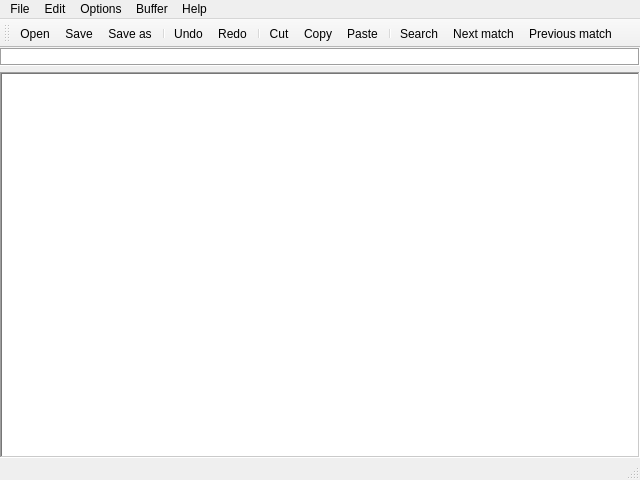
<?xml version="1.0" encoding="UTF-8"?>
<ui version="4.0">
 <class>MainWindow</class>
 <widget class="QMainWindow" name="MainWindow">
  <property name="geometry">
   <rect>
    <x>0</x>
    <y>0</y>
    <width>640</width>
    <height>480</height>
   </rect>
  </property>
  <property name="sizePolicy">
   <sizepolicy hsizetype="Preferred" vsizetype="Preferred">
    <horstretch>0</horstretch>
    <verstretch>0</verstretch>
   </sizepolicy>
  </property>
  <property name="minimumSize">
   <size>
    <width>80</width>
    <height>25</height>
   </size>
  </property>
  <property name="windowTitle">
   <string>kakoune-qt</string>
  </property>
  <property name="windowIcon">
   <iconset resource="../resources.qrc">
    <normaloff>:/images/resources/images/kakoune_logo_32.png</normaloff>:/images/resources/images/kakoune_logo_32.png</iconset>
  </property>
  <property name="autoFillBackground">
   <bool>false</bool>
  </property>
  <widget class="QWidget" name="centralWidget">
   <layout class="QGridLayout" name="gridLayout">
    <property name="leftMargin">
     <number>0</number>
    </property>
    <property name="topMargin">
     <number>0</number>
    </property>
    <property name="rightMargin">
     <number>0</number>
    </property>
    <property name="bottomMargin">
     <number>0</number>
    </property>
    <item row="1" column="0">
     <widget class="QTextEdit" name="textEdit">
      <property name="frameShape">
       <enum>QFrame::WinPanel</enum>
      </property>
      <property name="verticalScrollBarPolicy">
       <enum>Qt::ScrollBarAlwaysOff</enum>
      </property>
      <property name="horizontalScrollBarPolicy">
       <enum>Qt::ScrollBarAsNeeded</enum>
      </property>
      <property name="tabChangesFocus">
       <bool>false</bool>
      </property>
      <property name="readOnly">
       <bool>true</bool>
      </property>
      <property name="acceptRichText">
       <bool>false</bool>
      </property>
     </widget>
    </item>
    <item row="0" column="0">
     <widget class="QTextEdit" name="lineEdit">
      <property name="enabled">
       <bool>true</bool>
      </property>
      <property name="sizePolicy">
       <sizepolicy hsizetype="Expanding" vsizetype="Fixed">
        <horstretch>0</horstretch>
        <verstretch>0</verstretch>
       </sizepolicy>
      </property>
      <property name="maximumSize">
       <size>
        <width>16777215</width>
        <height>18</height>
       </size>
      </property>
      <property name="frameShape">
       <enum>QFrame::Box</enum>
      </property>
      <property name="frameShadow">
       <enum>QFrame::Sunken</enum>
      </property>
      <property name="verticalScrollBarPolicy">
       <enum>Qt::ScrollBarAlwaysOff</enum>
      </property>
      <property name="horizontalScrollBarPolicy">
       <enum>Qt::ScrollBarAlwaysOff</enum>
      </property>
      <property name="lineWrapMode">
       <enum>QTextEdit::NoWrap</enum>
      </property>
      <property name="readOnly">
       <bool>true</bool>
      </property>
      <property name="acceptRichText">
       <bool>false</bool>
      </property>
      <property name="textInteractionFlags">
       <set>Qt::NoTextInteraction</set>
      </property>
     </widget>
    </item>
   </layout>
  </widget>
  <widget class="QMenuBar" name="menuBar">
   <property name="geometry">
    <rect>
     <x>0</x>
     <y>0</y>
     <width>640</width>
     <height>19</height>
    </rect>
   </property>
   <widget class="QMenu" name="menuFile">
    <property name="title">
     <string>File</string>
    </property>
    <addaction name="actionOpen"/>
    <addaction name="actionSave"/>
    <addaction name="actionSave_as"/>
    <addaction name="separator"/>
    <addaction name="actionQuit"/>
   </widget>
   <widget class="QMenu" name="menuOptions">
    <property name="title">
     <string>Options</string>
    </property>
    <widget class="QMenu" name="menuUI_options">
     <property name="title">
      <string>UI options</string>
     </property>
     <addaction name="actionStatus_bar_placement"/>
     <addaction name="actionAssistant"/>
    </widget>
    <addaction name="menuUI_options"/>
   </widget>
   <widget class="QMenu" name="menuBuffer">
    <property name="title">
     <string>Buffer</string>
    </property>
   </widget>
   <widget class="QMenu" name="menuHelp">
    <property name="title">
     <string>Help</string>
    </property>
    <widget class="QMenu" name="menuDocumentation">
     <property name="title">
      <string>Documentation</string>
     </property>
     <addaction name="actionCommands"/>
     <addaction name="actionExec_eval"/>
     <addaction name="actionExpansions"/>
     <addaction name="actionFaces"/>
     <addaction name="actionHighlighters"/>
     <addaction name="actionHooks"/>
     <addaction name="actionOptions"/>
     <addaction name="actionRegisters"/>
     <addaction name="actionShortcuts"/>
    </widget>
    <addaction name="menuDocumentation"/>
    <addaction name="actionAbout"/>
   </widget>
   <widget class="QMenu" name="menuEdit">
    <property name="title">
     <string>Edit</string>
    </property>
    <addaction name="actionUndo"/>
    <addaction name="actionRedo"/>
    <addaction name="separator"/>
    <addaction name="actionCut"/>
    <addaction name="actionCopy"/>
    <addaction name="actionPaste"/>
    <addaction name="separator"/>
    <addaction name="actionSearch"/>
    <addaction name="actionNext_match"/>
    <addaction name="actionPrevious_match"/>
   </widget>
   <addaction name="menuFile"/>
   <addaction name="menuEdit"/>
   <addaction name="menuOptions"/>
   <addaction name="menuBuffer"/>
   <addaction name="menuHelp"/>
  </widget>
  <widget class="QToolBar" name="mainToolBar">
   <property name="toolButtonStyle">
    <enum>Qt::ToolButtonTextUnderIcon</enum>
   </property>
   <property name="floatable">
    <bool>true</bool>
   </property>
   <attribute name="toolBarArea">
    <enum>TopToolBarArea</enum>
   </attribute>
   <attribute name="toolBarBreak">
    <bool>false</bool>
   </attribute>
   <addaction name="actionOpen"/>
   <addaction name="actionSave"/>
   <addaction name="actionSave_as"/>
   <addaction name="separator"/>
   <addaction name="actionUndo"/>
   <addaction name="actionRedo"/>
   <addaction name="separator"/>
   <addaction name="actionCut"/>
   <addaction name="actionCopy"/>
   <addaction name="actionPaste"/>
   <addaction name="separator"/>
   <addaction name="actionSearch"/>
   <addaction name="actionNext_match"/>
   <addaction name="actionPrevious_match"/>
  </widget>
  <widget class="QStatusBar" name="statusBar"/>
  <action name="actionQuit">
   <property name="icon">
    <iconset resource="../resources.qrc">
     <normaloff>:/tango_icons/tango-icon-theme-0.8.90/32x32/actions/system-shutdown.png</normaloff>:/tango_icons/tango-icon-theme-0.8.90/32x32/actions/system-shutdown.png</iconset>
   </property>
   <property name="text">
    <string>Quit</string>
   </property>
   <property name="shortcut">
    <string>Ctrl+Q</string>
   </property>
  </action>
  <action name="actionOpen">
   <property name="icon">
    <iconset resource="../resources.qrc">
     <normaloff>:/tango_icons/tango-icon-theme-0.8.90/32x32/actions/document-open.png</normaloff>:/tango_icons/tango-icon-theme-0.8.90/32x32/actions/document-open.png</iconset>
   </property>
   <property name="text">
    <string>Open</string>
   </property>
   <property name="shortcut">
    <string>Ctrl+O</string>
   </property>
  </action>
  <action name="actionStatus_bar_placement">
   <property name="text">
    <string>Status bar placement</string>
   </property>
  </action>
  <action name="actionAssistant">
   <property name="text">
    <string>Assistant</string>
   </property>
  </action>
  <action name="actionCommands">
   <property name="text">
    <string>Commands</string>
   </property>
  </action>
  <action name="actionExec_eval">
   <property name="text">
    <string>Exec / eval</string>
   </property>
  </action>
  <action name="actionExpansions">
   <property name="text">
    <string>Expansions</string>
   </property>
  </action>
  <action name="actionFaces">
   <property name="text">
    <string>Faces</string>
   </property>
  </action>
  <action name="actionHighlighters">
   <property name="text">
    <string>Highlighters</string>
   </property>
  </action>
  <action name="actionHooks">
   <property name="text">
    <string>Hooks</string>
   </property>
  </action>
  <action name="actionOptions">
   <property name="text">
    <string>Options</string>
   </property>
  </action>
  <action name="actionRegisters">
   <property name="text">
    <string>Registers</string>
   </property>
  </action>
  <action name="actionShortcuts">
   <property name="text">
    <string>Shortcuts</string>
   </property>
  </action>
  <action name="actionAbout">
   <property name="text">
    <string>About</string>
   </property>
  </action>
  <action name="actionSave">
   <property name="icon">
    <iconset resource="../resources.qrc">
     <normaloff>:/tango_icons/tango-icon-theme-0.8.90/32x32/actions/document-save.png</normaloff>:/tango_icons/tango-icon-theme-0.8.90/32x32/actions/document-save.png</iconset>
   </property>
   <property name="text">
    <string>Save</string>
   </property>
   <property name="shortcut">
    <string>Ctrl+S</string>
   </property>
  </action>
  <action name="actionSave_as">
   <property name="icon">
    <iconset resource="../resources.qrc">
     <normaloff>:/tango_icons/tango-icon-theme-0.8.90/32x32/actions/document-save-as.png</normaloff>:/tango_icons/tango-icon-theme-0.8.90/32x32/actions/document-save-as.png</iconset>
   </property>
   <property name="text">
    <string>Save as</string>
   </property>
   <property name="shortcut">
    <string>Ctrl+Shift+S</string>
   </property>
  </action>
  <action name="actionUndo">
   <property name="icon">
    <iconset resource="../resources.qrc">
     <normaloff>:/tango_icons/tango-icon-theme-0.8.90/32x32/actions/edit-undo.png</normaloff>:/tango_icons/tango-icon-theme-0.8.90/32x32/actions/edit-undo.png</iconset>
   </property>
   <property name="text">
    <string>Undo</string>
   </property>
   <property name="shortcut">
    <string>Ctrl+Z</string>
   </property>
  </action>
  <action name="actionRedo">
   <property name="icon">
    <iconset resource="../resources.qrc">
     <normaloff>:/tango_icons/tango-icon-theme-0.8.90/32x32/actions/edit-redo.png</normaloff>:/tango_icons/tango-icon-theme-0.8.90/32x32/actions/edit-redo.png</iconset>
   </property>
   <property name="text">
    <string>Redo</string>
   </property>
   <property name="shortcut">
    <string>Ctrl+Y</string>
   </property>
  </action>
  <action name="actionCut">
   <property name="icon">
    <iconset resource="../resources.qrc">
     <normaloff>:/tango_icons/tango-icon-theme-0.8.90/32x32/actions/edit-cut.png</normaloff>:/tango_icons/tango-icon-theme-0.8.90/32x32/actions/edit-cut.png</iconset>
   </property>
   <property name="text">
    <string>Cut</string>
   </property>
   <property name="shortcut">
    <string>Ctrl+X</string>
   </property>
  </action>
  <action name="actionCopy">
   <property name="icon">
    <iconset resource="../resources.qrc">
     <normaloff>:/tango_icons/tango-icon-theme-0.8.90/32x32/actions/edit-copy.png</normaloff>:/tango_icons/tango-icon-theme-0.8.90/32x32/actions/edit-copy.png</iconset>
   </property>
   <property name="text">
    <string>Copy</string>
   </property>
   <property name="shortcut">
    <string>Ctrl+C</string>
   </property>
  </action>
  <action name="actionPaste">
   <property name="icon">
    <iconset resource="../resources.qrc">
     <normaloff>:/tango_icons/tango-icon-theme-0.8.90/32x32/actions/edit-paste.png</normaloff>:/tango_icons/tango-icon-theme-0.8.90/32x32/actions/edit-paste.png</iconset>
   </property>
   <property name="text">
    <string>Paste</string>
   </property>
   <property name="shortcut">
    <string>Ctrl+V</string>
   </property>
  </action>
  <action name="actionSearch">
   <property name="icon">
    <iconset resource="../resources.qrc">
     <normaloff>:/tango_icons/tango-icon-theme-0.8.90/32x32/actions/system-search.png</normaloff>:/tango_icons/tango-icon-theme-0.8.90/32x32/actions/system-search.png</iconset>
   </property>
   <property name="text">
    <string>Search</string>
   </property>
   <property name="shortcut">
    <string>Ctrl+F</string>
   </property>
  </action>
  <action name="actionNext_match">
   <property name="icon">
    <iconset resource="../resources.qrc">
     <normaloff>:/tango_icons/tango-icon-theme-0.8.90/32x32/actions/go-next.png</normaloff>:/tango_icons/tango-icon-theme-0.8.90/32x32/actions/go-next.png</iconset>
   </property>
   <property name="text">
    <string>Next match</string>
   </property>
  </action>
  <action name="actionPrevious_match">
   <property name="icon">
    <iconset resource="../resources.qrc">
     <normaloff>:/tango_icons/tango-icon-theme-0.8.90/32x32/actions/go-previous.png</normaloff>:/tango_icons/tango-icon-theme-0.8.90/32x32/actions/go-previous.png</iconset>
   </property>
   <property name="text">
    <string>Previous match</string>
   </property>
  </action>
 </widget>
 <layoutdefault spacing="6" margin="11"/>
 <resources>
  <include location="../resources.qrc"/>
 </resources>
 <connections/>
</ui>
